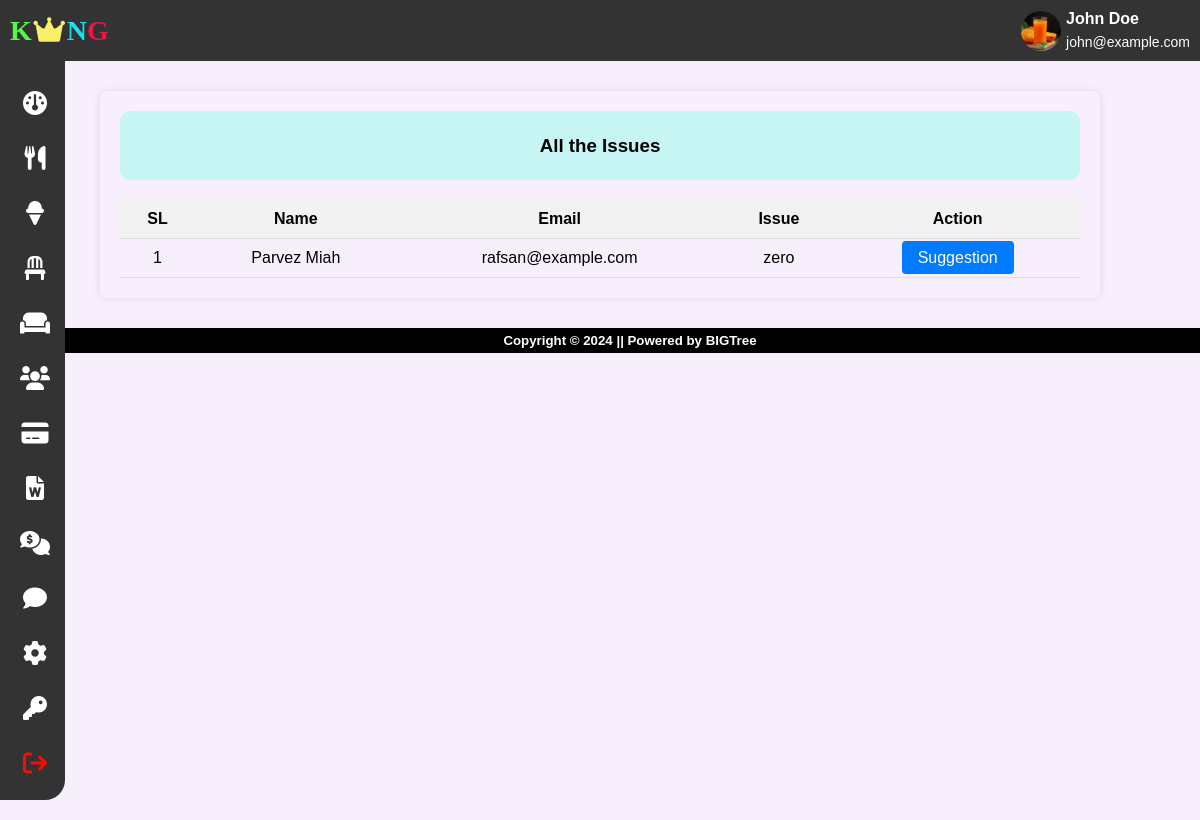
The page /rstms/admin/contactus-details.php (signed in) on the database its author committed.
### tables this page shows
CREATE TABLE `tbl_contactus` (
  `ctus_id` int(11) NOT NULL,
  `ctus_name` varchar(255) NOT NULL,
  `ctus_email` varchar(255) NOT NULL,
  `ctus_desc` varchar(255) NOT NULL
);

### rstms/admin/contactus-details.php (the view, shortened to what this page needs)
<?php
    include('includes/header.php');
    include('includes/sidebar.php');
?>
<div class="container">
	<div class="header">
		<h3>All the Issues</h3>
	</div>
	<div class="table">
		<table class="contact-table">
			<thead>
				<tr>
					<th>SL</th>
					<th>Name</th>
					<th>Email</th>
					<th>Issue</th>
					<th>Action</th>
				</tr>
			</thead>
			<tbody>
				<?php
				$sql = $conn->prepare("SELECT * FROM tbl_contactus");
				$sql -> execute();
				$result = $sql->get_result();
				if ($result && $result->num_rows>0) {
					$sl = 1;
					while ($row = $result->fetch_assoc()) {
						echo "<tr>";
						echo "<td>{$sl}</td>";
						echo "<td>".htmlspecialchars($row['ctus_name'])."</td>";
						echo "<td>".htmlspecialchars($row['ctus_email'])."</td>";
						echo "<td>".htmlspecialchars($row['ctus_desc'])."</td>";
						echo "<td><a href='mailto:".urlencode(htmlspecialchars($row['ctus_email']))."' class='btn-sugst'>Suggestion</a></td>";
						echo "</tr>";
						$sl++;
					}
				}
				?>
			</tbody>
		</table>
	</div>
</div>
<?php
    include('includes/footer.php');
?>

### rstms/assets/css/admin.css (style rules this page uses)
body { font-family: 'Arial', sans-serif; margin: 0; padding: 0; background-color: #f4f4f4; }

### rstms/admin/contactus-details.php (style rules this page uses)
body { font-family: Arial, sans-serif; background-color: #f7f0fc; }
.container { max-width: 80%; margin: 30px auto; padding: 20px; border-radius: 8px; box-shadow: 0 0 10px rgba(0, 0, 0, 0.1); }
.header { text-align: center; margin-bottom: 20px; background-color: #c6f5f4; padding: 5px; border-radius: 10px; }
.contact-table { width: 100%; border-collapse: collapse; }
.contact-table th, .contact-table td { padding: 10px; text-align: center; border-bottom: 1px solid #ddd; }
.contact-table th { background-color: #f2f2f2; }
.btn-sugst { padding: 8px 16px; border: none; background-color: #007bff; color: #fff; cursor: pointer; border-radius: 4px; transition: background-color 0.3s; text-decoration: none; }

### rows shown on the page
tbl_contactus: ctus_name "Parvez Miah", ctus_email "rafsan@example.com", ctus_desc "zero"
